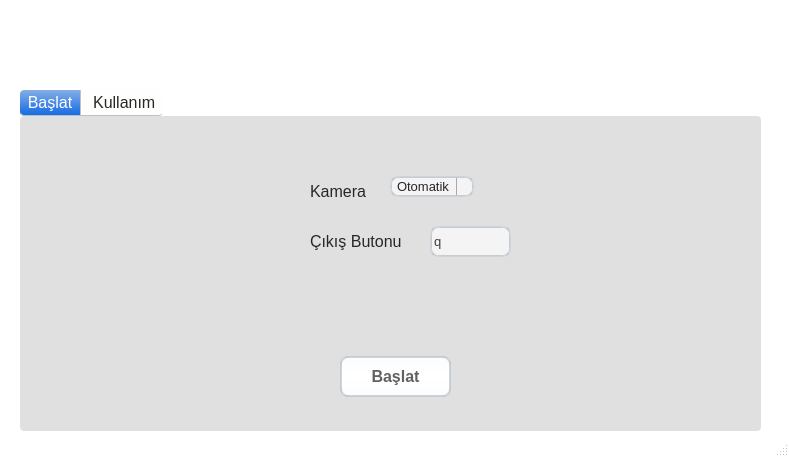
<?xml version="1.0" encoding="UTF-8"?>
<ui version="4.0">
 <class>MainWindow</class>
 <widget class="QMainWindow" name="MainWindow">
  <property name="geometry">
   <rect>
    <x>0</x>
    <y>0</y>
    <width>789</width>
    <height>457</height>
   </rect>
  </property>
  <property name="windowTitle">
   <string>MainWindow</string>
  </property>
  <property name="layoutDirection">
   <enum>Qt::LeftToRight</enum>
  </property>
  <property name="styleSheet">
   <string notr="true">
QMainWindow {
    background-color:white;
}
QPushButton, QToolButton, QCommandLinkButton{
    padding: 0 5px 0 5px;
    border-style: solid;
    border-top-color: qlineargradient(spread:pad, x1:0, y1:0, x2:0, y2:1, stop:0 #c1c9cf, stop:1 #d2d8dd);
    border-right-color: qlineargradient(spread:pad, x1:1, y1:0, x2:0, y2:0, stop:0 #c1c9cf, stop:1 #d2d8dd);
    border-bottom-color: qlineargradient(spread:pad, x1:0, y1:1, x2:0, y2:0, stop:0 #c1c9cf, stop:1 #d2d8dd);
    border-left-color: qlineargradient(spread:pad, x1:0, y1:0, x2:1, y2:0, stop:0 #c1c9cf, stop:1 #d2d8dd);
    border-width: 2px;
    border-radius: 8px;
    color: #616161;
    font-weight: bold;
    background-color: qlineargradient(spread:pad, x1:0.5, y1:0, x2:0.5, y2:1, stop:0 #fbfdfd, stop:0.5 #ffffff, stop:1 #fbfdfd);
}
QPushButton::default, QToolButton::default, QCommandLinkButton::default{
    border: 2px solid transparent;
    color: #FFFFFF;
    background-color: qlineargradient(spread:pad, x1:0.5, y1:0, x2:0.5, y2:1, stop:0 #84afe5, stop:1 #1168e4);
}
QPushButton:hover, QToolButton:hover, QCommandLinkButton:hover{
    color: #3d3d3d;
}
QPushButton:pressed, QToolButton:pressed, QCommandLinkButton:pressed{
    color: #aeaeae;
    background-color: qlineargradient(spread:pad, x1:0.5, y1:0, x2:0.5, y2:1, stop:0 #ffffff, stop:0.5 #fbfdfd, stop:1 #ffffff);
}
QPushButton:disabled, QToolButton:disabled, QCommandLinkButton:disabled{
    color: #616161;
    background-color: qlineargradient(spread:pad, x1:0.5, y1:0, x2:0.5, y2:1, stop:0 #dce7eb, stop:0.5 #e0e8eb, stop:1 #dee7ec);
}
QLineEdit, QTextEdit, QPlainTextEdit, QSpinBox, QDoubleSpinBox, QTimeEdit, QDateEdit, QDateTimeEdit {
    border-width: 2px;
    border-radius: 8px;
    border-style: solid;
    border-top-color: qlineargradient(spread:pad, x1:0.5, y1:1, x2:0.5, y2:0, stop:0 #c1c9cf, stop:1 #d2d8dd);
    border-right-color: qlineargradient(spread:pad, x1:0, y1:0, x2:1, y2:0, stop:0 #c1c9cf, stop:1 #d2d8dd);
    border-bottom-color: qlineargradient(spread:pad, x1:0.5, y1:0, x2:0.5, y2:1, stop:0 #c1c9cf, stop:1 #d2d8dd);
    border-left-color: qlineargradient(spread:pad, x1:1, y1:0, x2:0, y2:0, stop:0 #c1c9cf, stop:1 #d2d8dd);
    background-color: #f4f4f4;
    color: #3d3d3d;
}
QLineEdit:focus, QTextEdit:focus, QPlainTextEdit:focus, QSpinBox:focus, QDoubleSpinBox:focus, QTimeEdit:focus, QDateEdit:focus, QDateTimeEdit:focus {
    border-width: 2px;
    border-radius: 8px;
    border-style: solid;
    border-top-color: qlineargradient(spread:pad, x1:0.5, y1:1, x2:0.5, y2:0, stop:0 #85b7e3, stop:1 #9ec1db);
    border-right-color: qlineargradient(spread:pad, x1:0, y1:0, x2:1, y2:0, stop:0 #85b7e3, stop:1 #9ec1db);
    border-bottom-color: qlineargradient(spread:pad, x1:0.5, y1:0, x2:0.5, y2:1, stop:0 #85b7e3, stop:1 #9ec1db);
    border-left-color: qlineargradient(spread:pad, x1:1, y1:0, x2:0, y2:0, stop:0 #85b7e3, stop:1 #9ec1db);
    background-color: #f4f4f4;
    color: #3d3d3d;
}
QLineEdit:disabled, QTextEdit:disabled, QPlainTextEdit:disabled, QSpinBox:disabled, QDoubleSpinBox:disabled, QTimeEdit:disabled, QDateEdit:disabled, QDateTimeEdit:disabled {
    color: #b9b9b9;
}
QSpinBox::up-button, QDoubleSpinBox::up-button, QTimeEdit::up-button, QDateEdit::up-button, QDateTimeEdit::up-button {
    subcontrol-origin: padding;
    subcontrol-position: top right;
    width: 15px;
    color: #272727;
    border-left-width: 1px;
    border-left-color: darkgray;
    border-left-style: solid;
    border-top-right-radius: 3px;
    padding: 3px;
}
QSpinBox::down-button, QDoubleSpinBox::down-button, QTimeEdit::down-button, QDateEdit::down-button, QDateTimeEdit::down-button {
    subcontrol-origin: padding;
    subcontrol-position: bottom right;
    width: 15px;
    color: #272727;
    border-left-width: 1px;
    border-left-color: darkgray;
    border-left-style: solid;
    border-bottom-right-radius: 3px;
    padding: 3px;
}
QSpinBox::up-button:pressed, QDoubleSpinBox::up-button:pressed, QTimeEdit::up-button:pressed, QDateEdit::up-button:pressed, QDateTimeEdit::up-button:pressed {
    color: #aeaeae;
    background-color: qlineargradient(spread:pad, x1:0.5, y1:0, x2:0.5, y2:1, stop:0 #ffffff, stop:0.5 #fbfdfd, stop:1 #ffffff);
}
QSpinBox::down-button:pressed, QDoubleSpinBox::down-button:pressed, QTimeEdit::down-button:pressed, QDateEdit::down-button:pressed, QDateTimeEdit::down-button:pressed {
    color: #aeaeae;
    background-color: qlineargradient(spread:pad, x1:0.5, y1:0, x2:0.5, y2:1, stop:0 #ffffff, stop:0.5 #fbfdfd, stop:1 #ffffff);
}
QSpinBox::up-button:hover, QDoubleSpinBox::up-button:hover, QTimeEdit::up-button:hover, QDateEdit::up-button:hover, QDateTimeEdit::up-button:hover {
    color: #FFFFFF;
    border-top-right-radius: 5px;
    background-color: qlineargradient(spread:pad, x1:0.5, y1:0, x2:0.5, y2:1, stop:0 #84afe5, stop:1 #1168e4);
    
}
QSpinBox::down-button:hover, QDoubleSpinBox::down-button:hover, QTimeEdit::down-button:hover, QDateEdit::down-button:hover, QDateTimeEdit::down-button:hover {
    color: #FFFFFF;
    border-bottom-right-radius: 5px;
    background-color: qlineargradient(spread:pad, x1:0.5, y1:0, x2:0.5, y2:1, stop:0 #84afe5, stop:1 #1168e4);
}
QSpinBox::up-arrow, QDoubleSpinBox::up-arrow, QTimeEdit::up-arrow, QDateEdit::up-arrow, QDateTimeEdit::up-arrow {
    image: url(/usr/share/icons/Adwaita/16x16/actions/go-up-symbolic.symbolic.png);
}
QSpinBox::down-arrow, QDoubleSpinBox::down-arrow, QTimeEdit::down-arrow, QDateEdit::down-arrow, QDateTimeEdit::down-arrow {
    image: url(/usr/share/icons/Adwaita/16x16/actions/go-down-symbolic.symbolic.png);
}
QProgressBar {
    max-height: 8px;
    text-align: center;
    font: italic bold 11px;
    color: #3d3d3d;
    border: 1px solid transparent;
    border-radius:4px;
    background-color: qlineargradient(spread:pad, x1:0, y1:0, x2:0, y2:1, stop:0 #ddd5d5, stop:0.5 #dad3d3, stop:1 #ddd5d5);
}
QProgressBar::chunk {
    background-color: qlineargradient(spread:pad, x1:0, y1:0, x2:0, y2:1, stop:0 #467dd1, stop:0.5 #3b88fc, stop:1 #467dd1);
    border-radius: 4px;
}
QProgressBar:disabled {
    color: #616161;
}
QProgressBar::chunk:disabled {
    background-color: #aeaeae;
}
QSlider::groove {
    border: 1px solid #bbbbbb;
    background-color: #52595d;
    border-radius: 4px;
}
QSlider::groove:horizontal {
    height: 6px;
}
QSlider::groove:vertical {
    width: 6px;
}
QSlider::handle:horizontal {
    background: #ffffff;
    border-style: solid;
    border-width: 1px;
    border-color: rgb(207,207,207);
    width: 12px;
    margin: -5px 0;
    border-radius: 7px;
}
QSlider::handle:vertical {
    background: #ffffff;
    border-style: solid;
    border-width: 1px;
    border-color: rgb(207,207,207);
    height: 12px;
    margin: 0 -5px;
    border-radius: 7px;
}
QSlider::add-page, QSlider::sub-page {
    border: 1px transparent;
    background-color: #52595d;
    border-radius: 4px;
}
QSlider::add-page:horizontal {
    background: qlineargradient(spread:pad, x1:0, y1:0, x2:0, y2:1, stop:0 #ddd5d5, stop:0.5 #dad3d3, stop:1 #ddd5d5);
}
QSlider::sub-page:horizontal {
    background-color: qlineargradient(spread:pad, x1:0, y1:0, x2:1, y2:0, stop:0 #467dd1, stop:0.5 #3b88fc, stop:1 #467dd1);
}
QSlider::add-page:vertical {
    background-color: qlineargradient(spread:pad, x1:0, y1:0, x2:0, y2:1, stop:0 #467dd1, stop:0.5 #3b88fc, stop:1 #467dd1);
}
QSlider::sub-page:vertical {
    background: qlineargradient(spread:pad, x1:0, y1:0, x2:1, y2:0, stop:0 #ddd5d5, stop:0.5 #dad3d3, stop:1 #ddd5d5);
}
QSlider::add-page:horizontal:disabled, QSlider::sub-page:horizontal:disabled, QSlider::add-page:vertical:disabled, QSlider::sub-page:vertical:disabled {
    background: #b9b9b9;
}
QComboBox, QFontComboBox {
    border-width: 2px;
    border-radius: 8px;
    border-style: solid;
    border-top-color: qlineargradient(spread:pad, x1:0.5, y1:1, x2:0.5, y2:0, stop:0 #c1c9cf, stop:1 #d2d8dd);
    border-right-color: qlineargradient(spread:pad, x1:0, y1:0, x2:1, y2:0, stop:0 #c1c9cf, stop:1 #d2d8dd);
    border-bottom-color: qlineargradient(spread:pad, x1:0.5, y1:0, x2:0.5, y2:1, stop:0 #c1c9cf, stop:1 #d2d8dd);
    border-left-color: qlineargradient(spread:pad, x1:1, y1:0, x2:0, y2:0, stop:0 #c1c9cf, stop:1 #d2d8dd);
    background-color: #f4f4f4;
    color: #272727;
    padding-left: 5px;
}
QComboBox:editable, QComboBox:!editable, QComboBox::drop-down:editable, QComboBox:!editable:on, QComboBox::drop-down:editable:on {
    background: #ffff;
}
QComboBox::drop-down {
    subcontrol-origin: padding;
    subcontrol-position: top right;
    width: 15px;
    color: #272727;
    border-left-width: 1px;
    border-left-color: darkgray;
    border-left-style: solid;
    border-top-right-radius: 3px;
    border-bottom-right-radius: 3px;
}
QComboBox::down-arrow {
    image: url(/usr/share/icons/Adwaita/16x16/actions/go-down-symbolic.symbolic.png); /*Adawaita icon thene*/
}

QComboBox::down-arrow:on {
    top: 1px;
    left: 1px;
}
QComboBox QAbstractItemView {
    border: 1px solid darkgray;
    border-radius: 8px;
    selection-background-color: #dadada;
    selection-color: #272727;
    color: #272727;
    background: white;
}
QLabel, QCheckBox, QRadioButton {
    color: #272727;
}
QCheckBox {
    padding: 2px;
}
QCheckBox:disabled, QRadioButton:disabled {
    color: #808086;
    padding: 2px;
}

QCheckBox:hover {
    border-radius:4px;
    border-style:solid;
    padding-left: 1px;
    padding-right: 1px;
    padding-bottom: 1px;
    padding-top: 1px;
    border-width:1px;
    border-color: transparent;
}
QCheckBox::indicator:checked {
    image: url(/usr/share/icons/Adwaita/16x16/actions/object-select-symbolic.symbolic.png);
    height: 15px;
    width: 15px;
    border-style:solid;
    border-width: 1px;
    border-color: #48a5fd;
    color: #ffffff;
    border-radius: 3px;
    background-color: qlineargradient(spread:pad, x1:0, y1:0, x2:0, y2:1, stop:0 #48a5fd, stop:0.5 #329cfb, stop:1 #48a5fd);
}
QCheckBox::indicator:unchecked {
    
    height: 15px;
    width: 15px;
    border-style:solid;
    border-width: 1px;
    border-color: #48a5fd;
    border-radius: 3px;
    background-color: #fbfdfa;
}
QLCDNumber {
    color: #616161;;
}
QMenuBar {
    background-color: #ececec;
}
QMenuBar::item {
    color: #616161;
    spacing: 3px;
    padding: 1px 4px;
    background-color: #ececec;
}

QMenuBar::item:selected {
    background-color: #dadada;
    color: #3d3d3d;
}
QMenu {
    background-color: #ececec;
}
QMenu::item:selected {
    background-color: #dadada;
    color: #3d3d3d;
}
QMenu::item {
    color: #616161;;
    background-color: #e0e0e0;
}
QTabWidget {
    color:rgb(0,0,0);
    background-color:#000000;
}
QTabWidget::pane {
    border-color: #050a0e;
    background-color: #e0e0e0;
    border-width: 1px;
    border-radius: 4px;
    position: absolute;
    top: -0.5em;
    padding-top: 0.5em;
}

QTabWidget::tab-bar {
    alignment: center;
}

QTabBar::tab {
    border-bottom: 1px solid #c0c0c0;
    padding: 3px;
    color: #272727;
    background-color: #fefefc;
    margin-left:0px;
}
QTabBar::tab:!last {
    border-right: 1px solid;
    border-right-color: #c0c0c0;
    border-bottom-color: #c0c0c0;
}
QTabBar::tab:first {
    border-top-left-radius: 4px;
    border-bottom-left-radius: 4px;
}
QTabBar::tab:last {
    border-top-right-radius: 4px;
    border-bottom-right-radius: 4px;
}
QTabBar::tab:selected, QTabBar::tab:last:selected, QTabBar::tab:hover {
    color: #FFFFFF;
    background-color: qlineargradient(spread:pad, x1:0.5, y1:0, x2:0.5, y2:1, stop:0 #84afe5, stop:1 #1168e4);
}
QRadioButton::indicator {
    height: 14px;
    width: 14px;
    border-style:solid;
    border-radius:7px;
    border-width: 1px;
}
QRadioButton::indicator:checked {
    border-color: #48a5fd;
    background-color: qradialgradient(cx:0.5, cy:0.5, radius:0.4,fx:0.5, fy:0.5, stop:0 #ffffff, stop:0.5 #ffffff, stop:0.6 #48a5fd, stop:1 #48a5fd);
}
QRadioButton::indicator:!checked {
    border-color: #a9b7c6;
    background-color: #fbfdfa;
}
QStatusBar {
    color:#027f7f;
}

QDial {
    background: #16a085;
}

QToolBox {
    color: #a9b7c6;
    background-color: #222b2e;
}
QToolBox::tab {
    color: #a9b7c6;
    background-color:#222b2e;
}
QToolBox::tab:selected {
    color: #FFFFFF;
    background-color:#222b2e;
}
QScrollArea {
    color: #FFFFFF;
    background-color:#222b2e;
}

QScrollBar:horizontal {
	max-height: 10px;
	border: 1px transparent grey;
	margin: 0px 20px 0px 20px;
	background: transparent;
}
QScrollBar:vertical {
	max-width: 10px;
	border: 1px transparent grey;
	margin: 20px 0px 20px 0px;
	background: transparent;
}
QScrollBar::handle:vertical, QScrollBar::handle:horizontal {
	background: #52595d;
	border-style: transparent;
	border-radius: 4px;
	min-height: 25px;
}
QScrollBar::handle:horizontal:hover, QScrollBar::handle:vertical:hover {
	background: qlineargradient(spread:pad, x1:0, y1:0, x2:1, y2:0, stop:0 #467dd1, stop:0.5 #3b88fc, stop:1 #467dd1);
}
QScrollBar::add-line, QScrollBar::sub-line {
    border: 2px transparent grey;
    border-radius: 4px;
    subcontrol-origin: margin;
    background: #b9b9b9;
}
QScrollBar::add-line:horizontal {
    width: 20px;
    subcontrol-position: right;
}
QScrollBar::add-line:vertical {
    height: 20px;
    subcontrol-position: bottom;
}
QScrollBar::sub-line:horizontal {
    width: 20px;
    subcontrol-position: left;
}
QScrollBar::sub-line:vertical {
    height: 20px;
    subcontrol-position: top;
}
QScrollBar::add-line:vertical:pressed, QScrollBar::add-line:horizontal:pressed, QScrollBar::sub-line:horizontal:pressed, QScrollBar::sub-line:vertical:pressed {
    background: qlineargradient(spread:pad, x1:0, y1:0, x2:1, y2:0, stop:0 #467dd1, stop:0.5 #3b88fc, stop:1 #467dd1);
}
QScrollBar::add-page:horizontal, QScrollBar::sub-page:horizontal, QScrollBar::add-page:vertical, QScrollBar::sub-page:vertical {
    background: none;
}
QScrollBar::up-arrow:vertical {
    image: url(/usr/share/icons/Adwaita/16x16/actions/go-up-symbolic.symbolic.png);
}
QScrollBar::down-arrow:vertical {
    image: url(/usr/share/icons/Adwaita/16x16/actions/go-down-symbolic.symbolic.png);
}
QScrollBar::left-arrow:horizontal {
    image: url(/usr/share/icons/Adwaita/16x16/actions/go-previous-symbolic.symbolic.png);
}
QScrollBar::right-arrow:horizontal {
    image: url(/usr/share/icons/Adwaita/16x16/actions/go-next-symbolic.symbolic.png);
}</string>
  </property>
  <widget class="QWidget" name="centralwidget">
   <widget class="QTabWidget" name="tabWidget_2">
    <property name="geometry">
     <rect>
      <x>20</x>
      <y>90</y>
      <width>741</width>
      <height>341</height>
     </rect>
    </property>
    <property name="font">
     <font>
      <pointsize>12</pointsize>
     </font>
    </property>
    <property name="currentIndex">
     <number>0</number>
    </property>
    <property name="tabsClosable">
     <bool>false</bool>
    </property>
    <widget class="QWidget" name="tab_3">
     <attribute name="title">
      <string> Başlat </string>
     </attribute>
     <widget class="QPushButton" name="pushButton">
      <property name="geometry">
       <rect>
        <x>320</x>
        <y>240</y>
        <width>111</width>
        <height>41</height>
       </rect>
      </property>
      <property name="font">
       <font>
        <pointsize>12</pointsize>
        <weight>75</weight>
        <bold>true</bold>
       </font>
      </property>
      <property name="layoutDirection">
       <enum>Qt::LeftToRight</enum>
      </property>
      <property name="text">
       <string>Başlat</string>
      </property>
     </widget>
     <widget class="QLineEdit" name="lineEdit">
      <property name="geometry">
       <rect>
        <x>410</x>
        <y>110</y>
        <width>81</width>
        <height>31</height>
       </rect>
      </property>
      <property name="font">
       <font>
        <pointsize>10</pointsize>
       </font>
      </property>
      <property name="text">
       <string>q</string>
      </property>
     </widget>
     <widget class="QComboBox" name="comboBox">
      <property name="geometry">
       <rect>
        <x>370</x>
        <y>60</y>
        <width>101</width>
        <height>27</height>
       </rect>
      </property>
      <property name="font">
       <font>
        <pointsize>10</pointsize>
       </font>
      </property>
      <property name="layoutDirection">
       <enum>Qt::LeftToRight</enum>
      </property>
      <property name="sizeAdjustPolicy">
       <enum>QComboBox::AdjustToContents</enum>
      </property>
      <item>
       <property name="text">
        <string>Otomatik  </string>
       </property>
      </item>
      <item>
       <property name="text">
        <string>1</string>
       </property>
      </item>
      <item>
       <property name="text">
        <string>2</string>
       </property>
      </item>
      <item>
       <property name="text">
        <string>3</string>
       </property>
      </item>
      <item>
       <property name="text">
        <string>4</string>
       </property>
      </item>
      <item>
       <property name="text">
        <string>5</string>
       </property>
      </item>
      <item>
       <property name="text">
        <string>6</string>
       </property>
      </item>
     </widget>
     <widget class="QLabel" name="label_3">
      <property name="geometry">
       <rect>
        <x>290</x>
        <y>60</y>
        <width>81</width>
        <height>31</height>
       </rect>
      </property>
      <property name="font">
       <font>
        <pointsize>12</pointsize>
       </font>
      </property>
      <property name="text">
       <string>Kamera</string>
      </property>
     </widget>
     <widget class="QLabel" name="label_4">
      <property name="geometry">
       <rect>
        <x>290</x>
        <y>110</y>
        <width>131</width>
        <height>31</height>
       </rect>
      </property>
      <property name="font">
       <font>
        <pointsize>12</pointsize>
       </font>
      </property>
      <property name="text">
       <string>Çıkış Butonu</string>
      </property>
     </widget>
    </widget>
    <widget class="QWidget" name="Tab_3">
     <attribute name="title">
      <string>  Kullanım </string>
     </attribute>
     <widget class="QTextBrowser" name="textBrowser">
      <property name="geometry">
       <rect>
        <x>70</x>
        <y>10</y>
        <width>611</width>
        <height>241</height>
       </rect>
      </property>
      <property name="html">
       <string>&lt;!DOCTYPE HTML PUBLIC &quot;-//W3C//DTD HTML 4.0//EN&quot; &quot;http://www.w3.org/TR/REC-html40/strict.dtd&quot;&gt;
&lt;html&gt;&lt;head&gt;&lt;meta name=&quot;qrichtext&quot; content=&quot;1&quot; /&gt;&lt;style type=&quot;text/css&quot;&gt;
p, li { white-space: pre-wrap; }
&lt;/style&gt;&lt;/head&gt;&lt;body style=&quot; font-family:'MS Shell Dlg 2'; font-size:7.8pt; font-weight:400; font-style:normal;&quot;&gt;
&lt;p style=&quot; margin-top:0px; margin-bottom:0px; margin-left:0px; margin-right:0px; -qt-block-indent:0; text-indent:0px;&quot;&gt;&lt;span style=&quot; font-size:12pt; font-weight:600;&quot;&gt;Miyobi&lt;/span&gt;&lt;/p&gt;
&lt;p style=&quot; margin-top:0px; margin-bottom:0px; margin-left:0px; margin-right:0px; -qt-block-indent:0; text-indent:0px;&quot;&gt;&lt;span style=&quot; font-size:9pt;&quot;&gt;Miyobi uyguaması gözlerini korumak için oluşturulmuş bir yazılımdır.Gözleriniz ekrana 35 cm'den fazla yaklaşırsa ekran parlaklığı 20'ye iner.Uzaklaşırsanız tekrar 100'e döner.&lt;/span&gt;&lt;/p&gt;
&lt;p style=&quot;-qt-paragraph-type:empty; margin-top:0px; margin-bottom:0px; margin-left:0px; margin-right:0px; -qt-block-indent:0; text-indent:0px;&quot;&gt;&lt;br /&gt;&lt;/p&gt;
&lt;p style=&quot; margin-top:0px; margin-bottom:0px; margin-left:0px; margin-right:0px; -qt-block-indent:0; text-indent:0px;&quot;&gt;&lt;span style=&quot; font-size:10pt; font-weight:600;&quot;&gt;Kullanım:&lt;/span&gt;&lt;/p&gt;
&lt;p style=&quot; margin-top:0px; margin-bottom:0px; margin-left:0px; margin-right:0px; -qt-block-indent:0; text-indent:0px;&quot;&gt;&lt;span style=&quot; font-size:10pt;&quot;&gt;İlk olarak kamerayı seçmelisiniz.Bunu otomatik bırakmak daha iyi olacaktır.Sonrasında ise Miyobi başlatıldıktan sonra onu kapatmak için kullanacağınız tuşu seçiniz.Tuş sadece Miyobi önplanda açıkken kullanılabilir(ancak Miyobi aktifliğini arkaplanda da devam ettirecektir).Bunları ayarladıktan sonra ise &amp;quot;Başlat&amp;quot; tuşuna basarak Miyobiyi çalıştırabilirsiniz.&lt;/span&gt;&lt;/p&gt;
&lt;p style=&quot;-qt-paragraph-type:empty; margin-top:0px; margin-bottom:0px; margin-left:0px; margin-right:0px; -qt-block-indent:0; text-indent:0px; font-weight:600;&quot;&gt;&lt;br /&gt;&lt;/p&gt;&lt;/body&gt;&lt;/html&gt;</string>
      </property>
     </widget>
    </widget>
   </widget>
   <widget class="QLabel" name="label">
    <property name="geometry">
     <rect>
      <x>0</x>
      <y>-40</y>
      <width>351</width>
      <height>191</height>
     </rect>
    </property>
    <property name="styleSheet">
     <string notr="true">background-image: url(:/myroot/MıYOBI.png);</string>
    </property>
    <property name="text">
     <string/>
    </property>
    <property name="pixmap">
     <pixmap resource="myroot/roots.qrc">:/myroot/MıYOBI.png</pixmap>
    </property>
    <property name="scaledContents">
     <bool>true</bool>
    </property>
   </widget>
   <zorder>label</zorder>
   <zorder>tabWidget_2</zorder>
  </widget>
  <widget class="QMenuBar" name="menubar">
   <property name="geometry">
    <rect>
     <x>0</x>
     <y>0</y>
     <width>789</width>
     <height>23</height>
    </rect>
   </property>
  </widget>
  <widget class="QStatusBar" name="statusbar"/>
 </widget>
 <resources>
  <include location="myroot/roots.qrc"/>
  <include location="root/roots.qrc"/>
 </resources>
 <connections/>
</ui>
